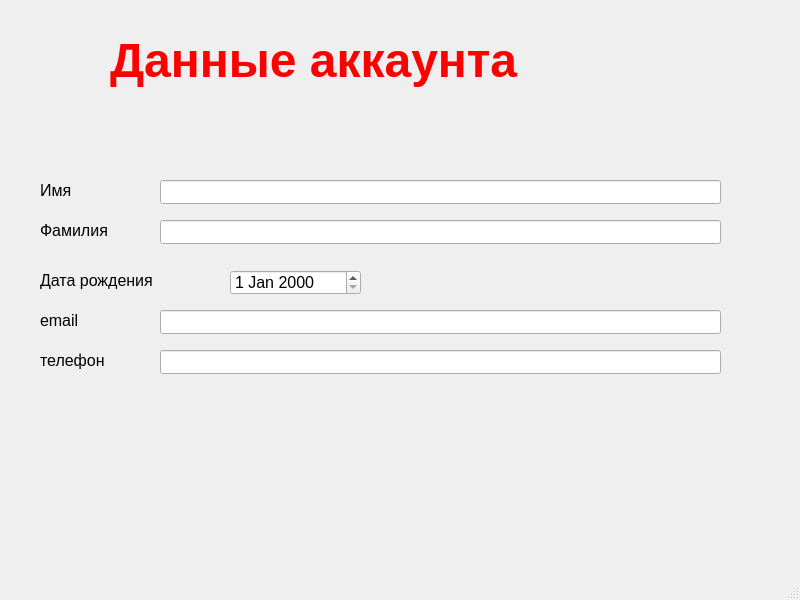
<?xml version="1.0" encoding="UTF-8"?>
<ui version="4.0">
 <class>AccountInfo</class>
 <widget class="QMainWindow" name="AccountInfo">
  <property name="geometry">
   <rect>
    <x>0</x>
    <y>0</y>
    <width>800</width>
    <height>600</height>
   </rect>
  </property>
  <property name="font">
   <font>
    <pointsize>12</pointsize>
   </font>
  </property>
  <property name="windowTitle">
   <string>MainWindow</string>
  </property>
  <widget class="QWidget" name="centralwidget">
   <widget class="QLabel" name="label_Title">
    <property name="geometry">
     <rect>
      <x>110</x>
      <y>20</y>
      <width>561</width>
      <height>81</height>
     </rect>
    </property>
    <property name="font">
     <font>
      <pointsize>36</pointsize>
      <weight>75</weight>
      <bold>true</bold>
     </font>
    </property>
    <property name="styleSheet">
     <string notr="true">color: rgb(255, 0, 0);</string>
    </property>
    <property name="text">
     <string>Данные аккаунта</string>
    </property>
   </widget>
   <widget class="QLabel" name="label_FirstName">
    <property name="geometry">
     <rect>
      <x>40</x>
      <y>180</y>
      <width>101</width>
      <height>21</height>
     </rect>
    </property>
    <property name="text">
     <string>Имя</string>
    </property>
   </widget>
   <widget class="QLineEdit" name="input_FirstName">
    <property name="geometry">
     <rect>
      <x>160</x>
      <y>180</y>
      <width>561</width>
      <height>24</height>
     </rect>
    </property>
   </widget>
   <widget class="QLabel" name="label_LastName">
    <property name="geometry">
     <rect>
      <x>40</x>
      <y>220</y>
      <width>101</width>
      <height>21</height>
     </rect>
    </property>
    <property name="text">
     <string>Фамилия</string>
    </property>
   </widget>
   <widget class="QLineEdit" name="input_LastName">
    <property name="geometry">
     <rect>
      <x>160</x>
      <y>220</y>
      <width>561</width>
      <height>24</height>
     </rect>
    </property>
   </widget>
   <widget class="QLabel" name="label_email">
    <property name="geometry">
     <rect>
      <x>40</x>
      <y>310</y>
      <width>101</width>
      <height>21</height>
     </rect>
    </property>
    <property name="text">
     <string>email</string>
    </property>
   </widget>
   <widget class="QLineEdit" name="input_email">
    <property name="geometry">
     <rect>
      <x>160</x>
      <y>310</y>
      <width>561</width>
      <height>24</height>
     </rect>
    </property>
   </widget>
   <widget class="QLabel" name="label_tel">
    <property name="geometry">
     <rect>
      <x>40</x>
      <y>350</y>
      <width>101</width>
      <height>21</height>
     </rect>
    </property>
    <property name="text">
     <string>телефон</string>
    </property>
   </widget>
   <widget class="QLineEdit" name="input_tel">
    <property name="geometry">
     <rect>
      <x>160</x>
      <y>350</y>
      <width>561</width>
      <height>24</height>
     </rect>
    </property>
   </widget>
   <widget class="QLabel" name="label_birthday">
    <property name="geometry">
     <rect>
      <x>40</x>
      <y>270</y>
      <width>151</width>
      <height>21</height>
     </rect>
    </property>
    <property name="text">
     <string>Дата рождения</string>
    </property>
   </widget>
   <widget class="QDateEdit" name="input_birthday">
    <property name="geometry">
     <rect>
      <x>230</x>
      <y>270</y>
      <width>131</width>
      <height>25</height>
     </rect>
    </property>
   </widget>
  </widget>
  <widget class="QMenuBar" name="menubar">
   <property name="geometry">
    <rect>
     <x>0</x>
     <y>0</y>
     <width>800</width>
     <height>33</height>
    </rect>
   </property>
  </widget>
  <widget class="QStatusBar" name="statusbar"/>
 </widget>
 <resources/>
 <connections/>
</ui>
